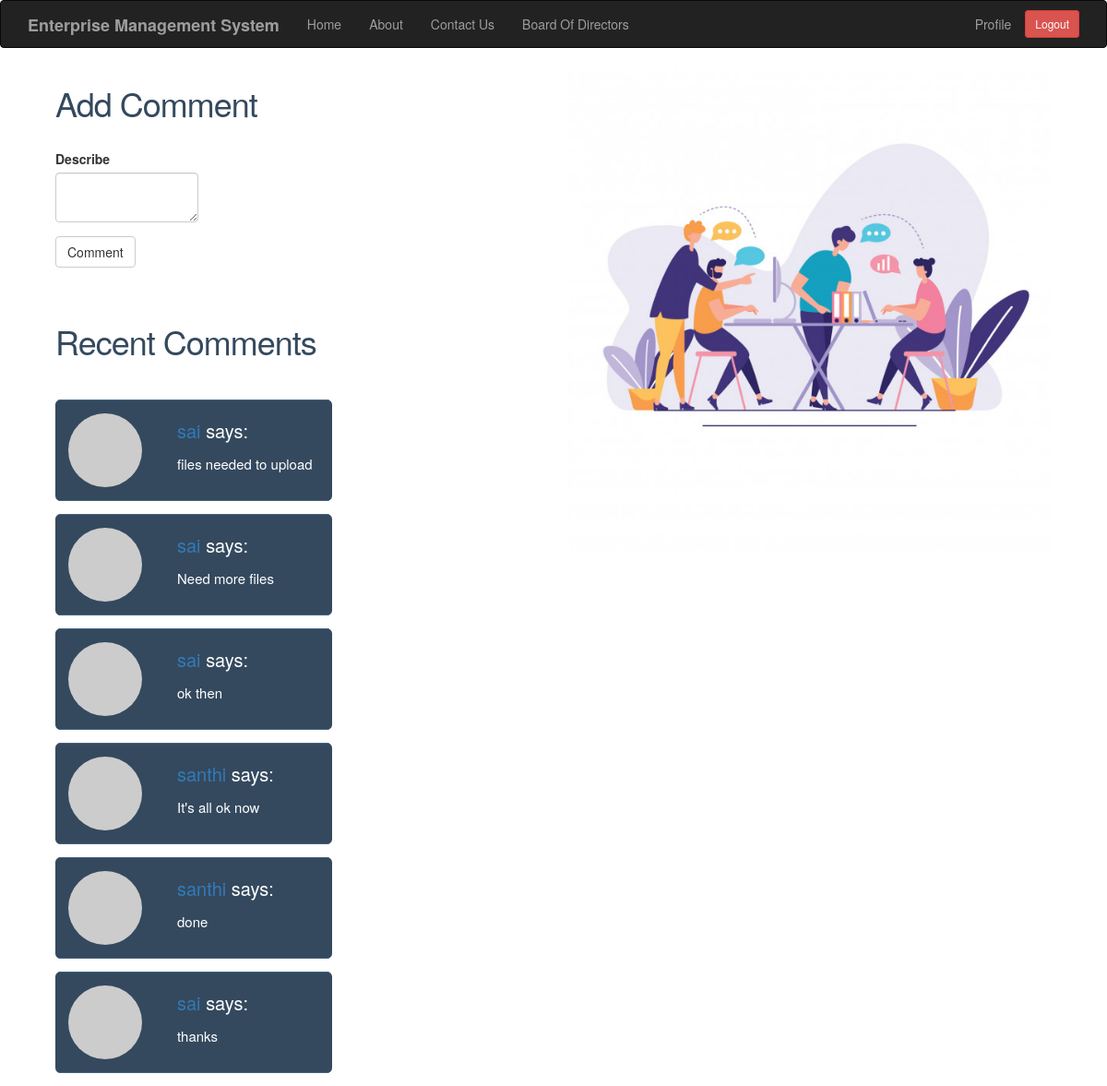
The app's page /add_comment/3 (signed in) with its own data.
### app/models.py (models this page shows, shortened)
class Comment(db.Model):
    id = db.Column(db.Integer,primary_key=True)
    comment = db.Column(db.String(64))
    trans_id = db.Column(db.Integer,db.ForeignKey('transaction.id'))
    user_id = db.Column(db.Integer,db.ForeignKey('user.id'))

class User(UserMixin,db.Model):
    id = db.Column(db.Integer,primary_key=True)
    username = db.Column(db.String(64), index=True,unique=True)
    email = db.Column(db.String(120),index=True,unique=True)
    password_hash = db.Column(db.String(128))
    job = db.Column(db.String(64))
    posts = db.relationship('Post',backref='author',lazy='dynamic')
    comment = db.relationship('Comment',backref='comment_by',lazy='dynamic')
    about_me = db.Column(db.String(140))
    last_seen = db.Column(db.DateTime, default=datetime.utcnow)
    def avatar(self, size):
        digest = md5(self.email.lower().encode('utf-8')).hexdigest()
        return 'https://www.gravatar.com/avatar/{}?d=identicon&s={}'.format(digest,size)

### app/routes.py (the view, shortened to what this page needs)
@app.route('/add_comment/<trans_id>',methods=['GET','POST'])
@login_required
def add_comment(trans_id):
    form = AddCommentForm()
    comm = Comment.query.filter_by(trans_id=trans_id)
    return render_template('add_comment.html',title='New Comment',form=form,comm=comm)

### app/forms.py
class AddCommentForm(FlaskForm):
    comment = TextAreaField('Describe', validators=[DataRequired(),Length(min=0,max=140)])
    submit = SubmitField('Comment')

### app/models.py (called while the page is built)
@login.user_loader
def load_user(id):
    return User.query.get(int(id))

### app/routes.py (called while the page is built)
@app.before_request
def before_request():
    if current_user.is_authenticated:
        current_user.last_seen = datetime.utcnow()
        db.session.commit()

### app/templates/add_comment.html (shortened to what this page needs)
{% extends "base.html" %}
{% import 'bootstrap/wtf.html' as wtf %}
{% block app_content %}
<div class="col-md-12">
  <div class="col-md-6">
  <h1>Add Comment</h1>
    <br>
    <div class="row">
        <div class="col-md-4">
            {{ wtf.quick_form(form) }}
        </div>
    </div>
    <br>
    <br>
    <h1>Recent Comments</h1>
    <br>
    {% for c in comm %}
    <table class="rwd-table">
        <tr>
          <td width="70px">
                <a href="{{ url_for('user', username=c.comment_by.username) }}">
                    <img src="{{ c.comment_by.avatar(70) }}" style="border-radius:60%;">
                </a>
            </td>
            <td>
                <p style="font-size: 20px;"><a href="{{ url_for('user', username=c.comment_by.username) }}" style="margin-left:10px;">
                    {{ c.comment_by.username }}
                </a>says:</p>
                <p style="margin-left: 10px; font-size:15px;">{{ c.comment }}</p>
            </td>
        </tr>
    </table>
    {% endfor %}
</div>
  <div class="col-md-6">
    <img src="{{ url_for('static', filename= 'images/comment.jpg')}}" alt="comment" style="max-width: 100%; height: auto;">
  </div>
</div>
{% endblock %}

### app/templates/base.html (shortened to what this page needs)
{% extends 'bootstrap/base.html' %}
{% block navbar %}
    <nav class="navbar navbar-inverse">
        <div class="container">
            <div class="navbar-header">
                <a class="navbar-brand"><b>Enterprise Management System</b></a>
            </div>
            <div class="collapse navbar-collapse" id="bs-example-navbar-collapse-1">
                <ul class="nav navbar-nav">
                    <li><a href="{{ url_for('home') }}">Home</a></li>
                    <li><a href="{{ url_for('about') }}">About</a></li>
                    <li><a href="{{ url_for('contact') }}">Contact Us</a></li>
                    <li><a href="{{ url_for('brd') }}">Board Of Directors</a></li>
                </ul>
                <ul class="nav navbar-nav navbar-right">
                    {% if current_user.is_anonymous %}
                    <li><a href="{{ url_for('login') }}">Login</a></li>
                    {% else %}
                    <li><a href="{{ url_for('user', username=current_user.username) }}">Profile</a></li>
                    <li><p style="margin-top: 10px;"><a href="{{ url_for('logout') }}" class="btn btn-sm btn-danger"> Logout</a></p></li>
                    {% endif %}
                </ul>
            </div>
        </div>
    </nav>
{% endblock %}
{% block content %}
    <div class="container">
        {% block app_content %}{% endblock %}
    </div>
{% endblock %}

### app/templates/add_comment.html (style rules this page uses)
.rwd-table { margin: 1em 0; min-width: 300px; }
.rwd-table tr { border-top: 1px solid #ddd; border-bottom: 1px solid #ddd; }
.rwd-table td { display: block; }
.rwd-table td:first-child { padding-top: .5em; }
.rwd-table td:last-child { padding-bottom: .5em; }
.rwd-table td:before { content: attr(data-th) ": "; font-weight: bold; width: 6.5em; display: inline-block; }
@media (min-width: 480px) { .rwd-table td:before { display: none; } }
.rwd-table th, .rwd-table td { text-align: left; }
@media (min-width: 480px) { .rwd-table th, .rwd-table td { display: table-cell; padding: .25em .5em; } }
@media (min-width: 480px) { .rwd-table th:first-child, .rwd-table td:first-child { padding-left: 0; } }
@media (min-width: 480px) { .rwd-table th:last-child, .rwd-table td:last-child { padding-right: 0; } }
h1 { font-weight: normal; letter-spacing: -1px; color: #34495E; }
.rwd-table { background: #34495E; color: #fff; border-radius: .4em; overflow: hidden; }
.rwd-table tr { border-color: #46637f; }
.rwd-table th, .rwd-table td { margin: .5em 1em; }
@media (min-width: 480px) { .rwd-table th, .rwd-table td { padding: 1em !important; } }
.rwd-table th, .rwd-table td:before { color: #dd5; }

### records on screen
Comment: comment_by.username "sai", comment "files needed to upload"
Comment: comment_by.username "sai", comment "Need more files"
Comment: comment_by.username "sai", comment "ok then"
Comment: comment_by.username "santhi", comment "It's all ok now"
Comment: comment_by.username "santhi", comment "done"
Comment: comment_by.username "sai", comment "thanks"
